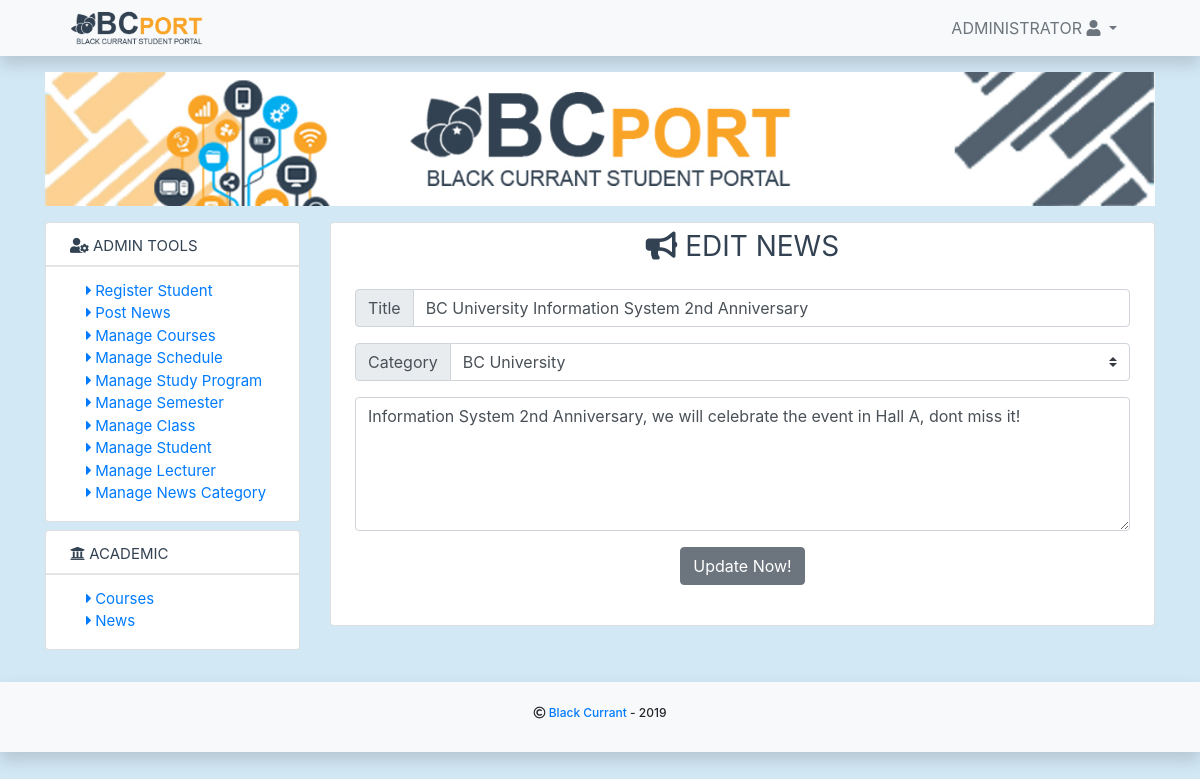
The app's page /index.php?page=editnews&id=2 (signed in) with its own data.
### tables this page shows
CREATE TABLE `tb_news` (
  `id` int(11) NOT NULL,
  `category_id` int(11) NOT NULL,
  `title` varchar(255) NOT NULL,
  `content` text NOT NULL,
  `create_at` timestamp NOT NULL DEFAULT CURRENT_TIMESTAMP ON UPDATE CURRENT_TIMESTAMP,
  `create_by` varchar(255) NOT NULL
);

CREATE TABLE `tb_news_category` (
  `id` int(11) NOT NULL,
  `category_id` int(11) NOT NULL,
  `category` varchar(255) NOT NULL
);

### core/app/news.php (called while the page is built, shortened)
<?php
function getNewsData($id) {
    global $connect;
    $sql = "SELECT tb_news.*, tb_news_category.category FROM tb_news INNER JOIN tb_news_category ON tb_news.category_id = tb_news_category.category_id WHERE tb_news.id = '$id'";
    $query = $connect->query($sql);
    if ($query->num_rows > 0)
    {
        return $query;
    } else {
        return false;
    }
}
 ?>

### pages/news/edit.php (the view, shortened to what this page needs)
<div class="text-center pb-4 px-4">
	<h3 class="simple-text pb-1"><i class="fas fa-bullhorn"></i> Edit News</h3>
		<?php
			$id = $_GET['id'];
		 ?>
	<form action="" method="POST">
		<?php
			$result = getNewsData($id);
			if ($result != false) {
				while ($row = $result->fetch_assoc()) {
					$title_slc = $row['title'];
					$content_slc = $row['content'];
					$category_id_slc = $row['category_id'];
					$category_slc = $row['category'];
		?>
      	<div class="input-group mb-3">
        	<div class="input-group-prepend">
            	<label class="input-group-text" for="inputGroupSelect01">Title</label>
        	</div>
        	<input type="text" class="form-control" name="title" placeholder="Enter News Title" value="<?php echo $title_slc; ?>">
      	</div>
      	<div class="input-group mb-3">
        	<div class="input-group-prepend">
          		<label class="input-group-text" for="inputGroupSelect01">Category</label>
        	</div>
        	<select class="custom-select" id="inputGroupSelect01" name="category">
				<option selected value="<?php echo $category_id_slc; ?>"><?php echo $category_slc ?></option>
		          	<?php
		            	$result = getAllNewsCategory();
		          	?>
        	</select>
      	</div>
	  	<div class="form-group">
	    	<textarea class="form-control" name="content" placeholder="Enter News content..." rows="5"><?php echo $content_slc; ?></textarea>
	  	</div>
	  	<?php
				}
			}
		 ?>
	  	<div class="form-group">
	  		<button type="submit" name="submit" class="btn btn-secondary">Update Now!</button>
	  	</div>
	</form>
</div>

### assets/css/custom.css (style rules this page uses)
body { background-color: #d2e8f5; }
.simple-text { text-transform: uppercase; padding: 0.5rem 0; display: block; white-space: nowrap; color: #324252; text-decoration: none; font-weight: 400; line-height: 30px; overflow: hidden; }
* { -webkit-box-sizing: border-box; box-sizing: border-box; }
body { padding: 0; margin: 0; }

### records on screen
tb_news: title "BC University Information System 2nd Anniversary", category "BC University", content "Information System 2nd Anniversary, we will celebrate the event in Hall A, dont miss it!"

### other values on screen
$userdata['name'] "ADMINISTRATOR"
